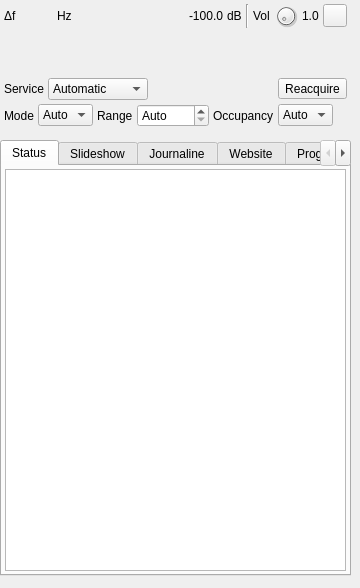
<?xml version="1.0" encoding="UTF-8"?>
<ui version="4.0">
 <class>DRMDemodGUI</class>
 <widget class="RollupContents" name="DRMDemodGUI">
  <property name="geometry">
   <rect>
    <x>0</x>
    <y>0</y>
    <width>360</width>
    <height>588</height>
   </rect>
  </property>
  <property name="sizePolicy">
   <sizepolicy hsizetype="Expanding" vsizetype="Expanding">
    <horstretch>0</horstretch>
    <verstretch>0</verstretch>
   </sizepolicy>
  </property>
  <property name="minimumSize">
   <size>
    <width>360</width>
    <height>0</height>
   </size>
  </property>
  <property name="maximumSize">
   <size>
    <width>16777215</width>
    <height>16777215</height>
   </size>
  </property>
  <property name="font">
   <font>
    <family>Liberation Sans</family>
    <pointsize>9</pointsize>
   </font>
  </property>
  <property name="focusPolicy">
   <enum>Qt::FocusPolicy::StrongFocus</enum>
  </property>
  <property name="windowTitle">
   <string>DRM Demodulator</string>
  </property>
  <widget class="QWidget" name="settingsContainer" native="true">
   <property name="geometry">
    <rect>
     <x>0</x>
     <y>0</y>
     <width>351</width>
     <height>131</height>
    </rect>
   </property>
   <property name="windowTitle">
    <string>Settings</string>
   </property>
   <layout class="QVBoxLayout" name="verticalLayout">
    <property name="spacing">
     <number>4</number>
    </property>
    <property name="leftMargin">
     <number>4</number>
    </property>
    <property name="topMargin">
     <number>4</number>
    </property>
    <property name="rightMargin">
     <number>4</number>
    </property>
    <property name="bottomMargin">
     <number>4</number>
    </property>
    <item>
     <layout class="QHBoxLayout" name="powerReadoutLayout">
      <item>
       <widget class="QLabel" name="frequencyOffsetLabel">
        <property name="text">
         <string>Δf</string>
        </property>
       </widget>
      </item>
      <item>
       <widget class="ValueDialZ" name="frequencyOffset" native="true">
        <property name="sizePolicy">
         <sizepolicy hsizetype="Maximum" vsizetype="Maximum">
          <horstretch>0</horstretch>
          <verstretch>0</verstretch>
         </sizepolicy>
        </property>
        <property name="minimumSize">
         <size>
          <width>32</width>
          <height>16</height>
         </size>
        </property>
        <property name="font">
         <font>
          <family>Liberation Mono</family>
          <pointsize>12</pointsize>
         </font>
        </property>
        <property name="cursor">
         <cursorShape>PointingHandCursor</cursorShape>
        </property>
        <property name="focusPolicy">
         <enum>Qt::FocusPolicy::StrongFocus</enum>
        </property>
        <property name="toolTip">
         <string>DRM reference frequency offset from the device center in Hz</string>
        </property>
       </widget>
      </item>
      <item>
       <widget class="QLabel" name="frequencyOffsetUnits">
        <property name="text">
         <string>Hz</string>
        </property>
       </widget>
      </item>
      <item>
       <spacer name="powerSpacer">
        <property name="orientation">
         <enum>Qt::Orientation::Horizontal</enum>
        </property>
        <property name="sizeHint" stdset="0">
         <size>
          <width>40</width>
          <height>20</height>
         </size>
        </property>
       </spacer>
      </item>
      <item>
       <widget class="QLabel" name="channelPower">
        <property name="toolTip">
         <string>Channel input power relative to full scale</string>
        </property>
        <property name="text">
         <string>-100.0</string>
        </property>
       </widget>
      </item>
      <item>
       <widget class="QLabel" name="channelPowerUnits">
        <property name="text">
         <string>dB</string>
        </property>
       </widget>
      </item>
      <item>
       <widget class="Line" name="line">
        <property name="orientation">
         <enum>Qt::Orientation::Vertical</enum>
        </property>
       </widget>
      </item>
      <item>
       <widget class="QLabel" name="volumeLabel">
        <property name="text">
         <string>Vol</string>
        </property>
       </widget>
      </item>
      <item>
       <widget class="QDial" name="volume">
        <property name="minimumSize">
         <size>
          <width>24</width>
          <height>24</height>
         </size>
        </property>
        <property name="maximumSize">
         <size>
          <width>24</width>
          <height>24</height>
         </size>
        </property>
        <property name="toolTip">
         <string>Audio volume</string>
        </property>
        <property name="maximum">
         <number>100</number>
        </property>
        <property name="pageStep">
         <number>1</number>
        </property>
       </widget>
      </item>
      <item>
       <widget class="QLabel" name="volumeText">
        <property name="toolTip">
         <string>Audio volume</string>
        </property>
        <property name="text">
         <string>1.0</string>
        </property>
       </widget>
      </item>
      <item>
       <widget class="QToolButton" name="audioMute">
        <property name="toolTip">
         <string>Left: Mute/Unmute audio Right: view/select audio device</string>
        </property>
        <property name="text">
         <string/>
        </property>
        <property name="icon">
         <iconset resource="../../../sdrgui/resources/res.qrc">
          <normaloff>:/sound_on.png</normaloff>
          <normalon>:/sound_off.png</normalon>:/sound_on.png</iconset>
        </property>
        <property name="checkable">
         <bool>true</bool>
        </property>
       </widget>
      </item>
     </layout>
    </item>
    <item>
     <layout class="QHBoxLayout" name="powerMeterLayout">
      <item>
       <widget class="LevelMeterSignalDB" name="channelPowerMeter" native="true">
        <property name="sizePolicy">
         <sizepolicy hsizetype="Expanding" vsizetype="MinimumExpanding">
          <horstretch>0</horstretch>
          <verstretch>0</verstretch>
         </sizepolicy>
        </property>
        <property name="minimumSize">
         <size>
          <width>0</width>
          <height>24</height>
         </size>
        </property>
        <property name="font">
         <font>
          <family>Liberation Mono</family>
          <pointsize>8</pointsize>
         </font>
        </property>
        <property name="toolTip">
         <string>RF level meter (dB) top trace: average, bottom trace: instantaneous peak, tip: peak hold</string>
        </property>
       </widget>
      </item>
     </layout>
    </item>
    <item>
     <layout class="QHBoxLayout" name="serviceLayout">
      <item>
       <widget class="QLabel" name="serviceLabel">
        <property name="text">
         <string>Service</string>
        </property>
       </widget>
      </item>
      <item>
       <widget class="QComboBox" name="service">
        <property name="minimumSize">
         <size>
          <width>100</width>
          <height>0</height>
         </size>
        </property>
        <property name="toolTip">
         <string>Service to decode, identified by its stable 24-bit service ID. Automatic selects the first supported audio service.</string>
        </property>
        <item>
         <property name="text">
          <string>Automatic</string>
         </property>
        </item>
       </widget>
      </item>
      <item>
       <spacer name="horizontalSpacer">
        <property name="orientation">
         <enum>Qt::Orientation::Horizontal</enum>
        </property>
        <property name="sizeHint" stdset="0">
         <size>
          <width>40</width>
          <height>20</height>
         </size>
        </property>
       </spacer>
      </item>
      <item>
       <widget class="QToolButton" name="reacquire">
        <property name="toolTip">
         <string>Discard synchronization and search the current channel again.</string>
        </property>
        <property name="text">
         <string>Reacquire</string>
        </property>
       </widget>
      </item>
     </layout>
    </item>
    <item>
     <layout class="QHBoxLayout" name="settingsLayout">
      <item>
       <widget class="QLabel" name="forcedModeLabel">
        <property name="text">
         <string>Mode</string>
        </property>
       </widget>
      </item>
      <item>
       <widget class="QComboBox" name="forcedMode">
        <property name="toolTip">
         <string>Automatic searches all modes the channel bandwidth can carry. A forced mode reduces acquisition work.</string>
        </property>
        <item>
         <property name="text">
          <string>Auto</string>
         </property>
        </item>
        <item>
         <property name="text">
          <string>A</string>
         </property>
        </item>
        <item>
         <property name="text">
          <string>B</string>
         </property>
        </item>
        <item>
         <property name="text">
          <string>C</string>
         </property>
        </item>
        <item>
         <property name="text">
          <string>D</string>
         </property>
        </item>
        <item>
         <property name="text">
          <string>E</string>
         </property>
        </item>
       </widget>
      </item>
      <item>
       <widget class="QLabel" name="searchRangeLabel">
        <property name="text">
         <string>Range</string>
        </property>
       </widget>
      </item>
      <item>
       <widget class="QSpinBox" name="searchRange">
        <property name="toolTip">
         <string>Maximum carrier offset searched on either side: Auto (the mode default, 2 kHz for A-D, 5 kHz for E) or 100 to 5000 Hz.</string>
        </property>
        <property name="specialValueText">
         <string>Auto</string>
        </property>
        <property name="keyboardTracking">
         <bool>false</bool>
        </property>
        <property name="suffix">
         <string> Hz</string>
        </property>
        <property name="maximum">
         <number>5000</number>
        </property>
        <property name="singleStep">
         <number>100</number>
        </property>
       </widget>
      </item>
      <item>
       <widget class="QLabel" name="forcedOccupancyLabel">
        <property name="text">
         <string>Occupancy</string>
        </property>
       </widget>
      </item>
      <item>
       <widget class="QComboBox" name="forcedOccupancy">
        <property name="toolTip">
         <string>Automatic searches all occupancy codes valid for the selected mode.</string>
        </property>
        <item>
         <property name="text">
          <string>Auto</string>
         </property>
        </item>
        <item>
         <property name="text">
          <string>0</string>
         </property>
        </item>
        <item>
         <property name="text">
          <string>1</string>
         </property>
        </item>
        <item>
         <property name="text">
          <string>2</string>
         </property>
        </item>
        <item>
         <property name="text">
          <string>3</string>
         </property>
        </item>
        <item>
         <property name="text">
          <string>4</string>
         </property>
        </item>
        <item>
         <property name="text">
          <string>5</string>
         </property>
        </item>
       </widget>
      </item>
      <item>
       <spacer name="horizontalSpacer_2">
        <property name="orientation">
         <enum>Qt::Orientation::Horizontal</enum>
        </property>
        <property name="sizeHint" stdset="0">
         <size>
          <width>40</width>
          <height>20</height>
         </size>
        </property>
       </spacer>
      </item>
     </layout>
    </item>
   </layout>
  </widget>
  <widget class="QWidget" name="statusContainer" native="true">
   <property name="geometry">
    <rect>
     <x>0</x>
     <y>140</y>
     <width>351</width>
     <height>436</height>
    </rect>
   </property>
   <property name="sizePolicy">
    <sizepolicy hsizetype="Expanding" vsizetype="Expanding">
     <horstretch>0</horstretch>
     <verstretch>0</verstretch>
    </sizepolicy>
   </property>
   <property name="windowTitle">
    <string>Receiver status</string>
   </property>
   <layout class="QVBoxLayout" name="statusLayout">
    <property name="spacing">
     <number>0</number>
    </property>
    <property name="leftMargin">
     <number>0</number>
    </property>
    <property name="topMargin">
     <number>0</number>
    </property>
    <property name="rightMargin">
     <number>0</number>
    </property>
    <property name="bottomMargin">
     <number>0</number>
    </property>
    <item>
     <widget class="QTabWidget" name="tabWidget">
      <property name="currentIndex">
       <number>0</number>
      </property>
      <widget class="QWidget" name="statusTab">
       <attribute name="title">
        <string>Status</string>
       </attribute>
       <layout class="QHBoxLayout" name="horizontalLayout">
        <property name="leftMargin">
         <number>3</number>
        </property>
        <property name="topMargin">
         <number>3</number>
        </property>
        <property name="rightMargin">
         <number>3</number>
        </property>
        <property name="bottomMargin">
         <number>3</number>
        </property>
        <item>
         <widget class="QTableWidget" name="status">
          <property name="toolTip">
           <string>Receiver status</string>
          </property>
          <property name="horizontalScrollBarPolicy">
           <enum>Qt::ScrollBarPolicy::ScrollBarAlwaysOff</enum>
          </property>
          <property name="editTriggers">
           <set>QAbstractItemView::EditTrigger::NoEditTriggers</set>
          </property>
          <property name="alternatingRowColors">
           <bool>true</bool>
          </property>
          <property name="selectionMode">
           <enum>QAbstractItemView::SelectionMode::NoSelection</enum>
          </property>
          <property name="showGrid">
           <bool>false</bool>
          </property>
          <attribute name="horizontalHeaderVisible">
           <bool>false</bool>
          </attribute>
          <attribute name="verticalHeaderVisible">
           <bool>false</bool>
          </attribute>
         </widget>
        </item>
       </layout>
      </widget>
      <widget class="QWidget" name="slideshowTab">
       <property name="sizePolicy">
        <sizepolicy hsizetype="Expanding" vsizetype="Expanding">
         <horstretch>0</horstretch>
         <verstretch>0</verstretch>
        </sizepolicy>
       </property>
       <attribute name="title">
        <string>Slideshow</string>
       </attribute>
       <layout class="QVBoxLayout" name="verticalLayout_3">
        <property name="leftMargin">
         <number>3</number>
        </property>
        <property name="topMargin">
         <number>3</number>
        </property>
        <property name="rightMargin">
         <number>3</number>
        </property>
        <property name="bottomMargin">
         <number>3</number>
        </property>
        <item>
         <widget class="QLabel" name="slideshowName">
          <property name="text">
           <string/>
          </property>
          <property name="alignment">
           <set>Qt::AlignmentFlag::AlignCenter</set>
          </property>
         </widget>
        </item>
        <item>
         <widget class="QLabel" name="slideshow">
          <property name="sizePolicy">
           <sizepolicy hsizetype="Expanding" vsizetype="Expanding">
            <horstretch>0</horstretch>
            <verstretch>0</verstretch>
           </sizepolicy>
          </property>
          <property name="minimumSize">
           <size>
            <width>0</width>
            <height>240</height>
           </size>
          </property>
          <property name="toolTip">
           <string>Latest MOT slideshow image of the selected service</string>
          </property>
          <property name="text">
           <string>No slideshow</string>
          </property>
          <property name="alignment">
           <set>Qt::AlignmentFlag::AlignCenter</set>
          </property>
         </widget>
        </item>
       </layout>
      </widget>
      <widget class="QWidget" name="journalineTab">
       <attribute name="title">
        <string>Journaline</string>
       </attribute>
       <layout class="QVBoxLayout" name="journalineLayout">
        <property name="spacing">
         <number>3</number>
        </property>
        <property name="leftMargin">
         <number>3</number>
        </property>
        <property name="topMargin">
         <number>3</number>
        </property>
        <property name="rightMargin">
         <number>3</number>
        </property>
        <property name="bottomMargin">
         <number>3</number>
        </property>
        <item>
         <layout class="QHBoxLayout" name="journalineControlsLayout">
          <item>
           <widget class="QToolButton" name="journalineHome">
            <property name="toolTip">
             <string>Show the service's main menu</string>
            </property>
            <property name="text">
             <string>Home</string>
            </property>
           </widget>
          </item>
          <item>
           <widget class="QToolButton" name="journalineBack">
            <property name="toolTip">
             <string>Go back to the previous page</string>
            </property>
            <property name="text">
             <string>Back</string>
            </property>
           </widget>
          </item>
          <item>
           <widget class="QComboBox" name="journalineService">
            <property name="sizePolicy">
             <sizepolicy hsizetype="Expanding" vsizetype="Fixed">
              <horstretch>0</horstretch>
              <verstretch>0</verstretch>
             </sizepolicy>
            </property>
            <property name="toolTip">
             <string>Journaline news service to browse</string>
            </property>
           </widget>
          </item>
         </layout>
        </item>
        <item>
         <widget class="JournalineBrowser" name="journaline">
          <property name="toolTip">
           <string>Journaline news: follow a menu entry to open it</string>
          </property>
          <property name="openLinks">
           <bool>false</bool>
          </property>
         </widget>
        </item>
       </layout>
      </widget>
      <widget class="QWidget" name="websiteTab">
       <property name="sizePolicy">
        <sizepolicy hsizetype="Expanding" vsizetype="Expanding">
         <horstretch>0</horstretch>
         <verstretch>0</verstretch>
        </sizepolicy>
       </property>
       <attribute name="title">
        <string>Website</string>
       </attribute>
       <layout class="QVBoxLayout" name="websiteLayout">
        <property name="spacing">
         <number>3</number>
        </property>
        <property name="leftMargin">
         <number>3</number>
        </property>
        <property name="topMargin">
         <number>3</number>
        </property>
        <property name="rightMargin">
         <number>3</number>
        </property>
        <property name="bottomMargin">
         <number>3</number>
        </property>
        <item>
         <layout class="QHBoxLayout" name="websiteControlsLayout">
          <item>
           <widget class="QToolButton" name="websiteHome">
            <property name="toolTip">
             <string>Show the website's start page</string>
            </property>
            <property name="text">
             <string>Home</string>
            </property>
           </widget>
          </item>
          <item>
           <widget class="QToolButton" name="websiteBack">
            <property name="toolTip">
             <string>Go back to the previous page</string>
            </property>
            <property name="text">
             <string>Back</string>
            </property>
           </widget>
          </item>
          <item>
           <widget class="QLabel" name="websiteStatus">
            <property name="sizePolicy">
             <sizepolicy hsizetype="Expanding" vsizetype="Preferred">
              <horstretch>0</horstretch>
              <verstretch>0</verstretch>
             </sizepolicy>
            </property>
            <property name="toolTip">
             <string>Files of the Broadcast Website received, of those its directory lists</string>
            </property>
            <property name="text">
             <string>No Broadcast Website</string>
            </property>
           </widget>
          </item>
         </layout>
        </item>
        <item>
         <widget class="WebsiteBrowser" name="website">
          <property name="toolTip">
           <string>MOT Broadcast Website of the selected service: follow a link to open its page</string>
          </property>
         </widget>
        </item>
       </layout>
      </widget>
      <widget class="QWidget" name="programmeGuideTab">
       <attribute name="title">
        <string>Programme Guide</string>
       </attribute>
       <layout class="QVBoxLayout" name="programmeGuideLayout">
        <property name="leftMargin">
         <number>3</number>
        </property>
        <property name="topMargin">
         <number>3</number>
        </property>
        <property name="rightMargin">
         <number>3</number>
        </property>
        <property name="bottomMargin">
         <number>3</number>
        </property>
        <item>
         <widget class="ProgrammeGuide" name="programmeGuide" native="true">
          <property name="toolTip">
           <string>The selected service's programme guide, from the multiplex's Service and Programme Information (SPI)</string>
          </property>
         </widget>
        </item>
       </layout>
      </widget>
      <widget class="QWidget" name="messagesTab">
       <property name="sizePolicy">
        <sizepolicy hsizetype="Expanding" vsizetype="Expanding">
         <horstretch>0</horstretch>
         <verstretch>0</verstretch>
        </sizepolicy>
       </property>
       <attribute name="title">
        <string>Messages</string>
       </attribute>
       <layout class="QVBoxLayout" name="verticalLayout_2">
        <property name="leftMargin">
         <number>3</number>
        </property>
        <property name="topMargin">
         <number>3</number>
        </property>
        <property name="rightMargin">
         <number>3</number>
        </property>
        <property name="bottomMargin">
         <number>3</number>
        </property>
        <item>
         <widget class="QWidget" name="detailsContainer" native="true">
          <property name="sizePolicy">
           <sizepolicy hsizetype="Expanding" vsizetype="Expanding">
            <horstretch>0</horstretch>
            <verstretch>0</verstretch>
           </sizepolicy>
          </property>
          <property name="windowTitle">
           <string>Text and alternative frequencies</string>
          </property>
          <layout class="QVBoxLayout" name="detailsLayout">
           <property name="spacing">
            <number>3</number>
           </property>
           <property name="leftMargin">
            <number>3</number>
           </property>
           <property name="topMargin">
            <number>3</number>
           </property>
           <property name="rightMargin">
            <number>3</number>
           </property>
           <property name="bottomMargin">
            <number>3</number>
           </property>
           <item>
            <widget class="QPlainTextEdit" name="textMessage">
             <property name="minimumSize">
              <size>
               <width>0</width>
               <height>48</height>
              </size>
             </property>
             <property name="readOnly">
              <bool>true</bool>
             </property>
             <property name="placeholderText">
              <string>DRM text message and receiver diagnostics</string>
             </property>
            </widget>
           </item>
           <item>
            <widget class="QTableWidget" name="afsTable">
             <property name="toolTip">
              <string>Alternative-frequency signalling from the SDC (read only: the receiver does not retune).</string>
             </property>
             <property name="editTriggers">
              <set>QAbstractItemView::EditTrigger::NoEditTriggers</set>
             </property>
             <property name="selectionBehavior">
              <enum>QAbstractItemView::SelectionBehavior::SelectRows</enum>
             </property>
             <column>
              <property name="text">
               <string>Type</string>
              </property>
             </column>
             <column>
              <property name="text">
               <string>Frequencies</string>
              </property>
             </column>
             <column>
              <property name="text">
               <string>Details</string>
              </property>
             </column>
            </widget>
           </item>
          </layout>
         </widget>
        </item>
       </layout>
      </widget>
     </widget>
    </item>
   </layout>
  </widget>
 </widget>
 <customwidgets>
  <customwidget>
   <class>JournalineBrowser</class>
   <extends>QTextBrowser</extends>
   <header>gui/journalinebrowser.h</header>
  </customwidget>
  <customwidget>
   <class>RollupContents</class>
   <extends>QWidget</extends>
   <header>gui/rollupcontents.h</header>
   <container>1</container>
  </customwidget>
  <customwidget>
   <class>ValueDialZ</class>
   <extends>QWidget</extends>
   <header>gui/valuedialz.h</header>
   <container>1</container>
  </customwidget>
  <customwidget>
   <class>LevelMeterSignalDB</class>
   <extends>QWidget</extends>
   <header>gui/levelmeter.h</header>
   <container>1</container>
  </customwidget>
  <customwidget>
   <class>ProgrammeGuide</class>
   <extends>QWidget</extends>
   <header>gui/programmeguide.h</header>
   <container>1</container>
  </customwidget>
  <customwidget>
   <class>WebsiteBrowser</class>
   <extends>QTextBrowser</extends>
   <header>gui/websitebrowser.h</header>
  </customwidget>
 </customwidgets>
 <resources>
  <include location="../../../sdrgui/resources/res.qrc"/>
 </resources>
 <connections/>
</ui>
